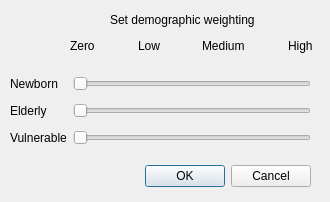
<?xml version="1.0" encoding="UTF-8"?>
<ui version="4.0">
 <class>Dialog</class>
 <widget class="QDialog" name="Dialog">
  <property name="geometry">
   <rect>
    <x>0</x>
    <y>0</y>
    <width>330</width>
    <height>202</height>
   </rect>
  </property>
  <property name="windowTitle">
   <string>Demographic weighting</string>
  </property>
  <widget class="QDialogButtonBox" name="buttonBox">
   <property name="geometry">
    <rect>
     <x>-30</x>
     <y>160</y>
     <width>341</width>
     <height>32</height>
    </rect>
   </property>
   <property name="orientation">
    <enum>Qt::Orientation::Horizontal</enum>
   </property>
   <property name="standardButtons">
    <set>QDialogButtonBox::StandardButton::Cancel|QDialogButtonBox::StandardButton::Ok</set>
   </property>
  </widget>
  <widget class="QWidget" name="gridLayoutWidget">
   <property name="geometry">
    <rect>
     <x>10</x>
     <y>70</y>
     <width>301</width>
     <height>81</height>
    </rect>
   </property>
   <layout class="QGridLayout" name="demographic_weighting_layout">
    <item row="0" column="0">
     <widget class="QLabel" name="newborn_label">
      <property name="text">
       <string>Newborn</string>
      </property>
     </widget>
    </item>
    <item row="1" column="1">
     <widget class="QSlider" name="elderly_slider">
      <property name="maximum">
       <number>3</number>
      </property>
      <property name="orientation">
       <enum>Qt::Orientation::Horizontal</enum>
      </property>
     </widget>
    </item>
    <item row="1" column="0">
     <widget class="QLabel" name="elderly_label">
      <property name="text">
       <string>Elderly</string>
      </property>
     </widget>
    </item>
    <item row="2" column="1">
     <widget class="QSlider" name="vulnerable_slider">
      <property name="maximum">
       <number>3</number>
      </property>
      <property name="orientation">
       <enum>Qt::Orientation::Horizontal</enum>
      </property>
     </widget>
    </item>
    <item row="2" column="0">
     <widget class="QLabel" name="vulnerable_label">
      <property name="text">
       <string>Vulnerable</string>
      </property>
     </widget>
    </item>
    <item row="0" column="1">
     <widget class="QSlider" name="newborn_slider">
      <property name="maximum">
       <number>3</number>
      </property>
      <property name="orientation">
       <enum>Qt::Orientation::Horizontal</enum>
      </property>
     </widget>
    </item>
   </layout>
  </widget>
  <widget class="QWidget" name="horizontalLayoutWidget">
   <property name="geometry">
    <rect>
     <x>70</x>
     <y>30</y>
     <width>243</width>
     <height>31</height>
    </rect>
   </property>
   <layout class="QHBoxLayout" name="label_layout">
    <item>
     <widget class="QLabel" name="zero_label">
      <property name="text">
       <string>Zero</string>
      </property>
     </widget>
    </item>
    <item>
     <spacer name="horizontalSpacer">
      <property name="orientation">
       <enum>Qt::Orientation::Horizontal</enum>
      </property>
      <property name="sizeHint" stdset="0">
       <size>
        <width>40</width>
        <height>20</height>
       </size>
      </property>
     </spacer>
    </item>
    <item>
     <widget class="QLabel" name="low_label">
      <property name="text">
       <string>Low</string>
      </property>
     </widget>
    </item>
    <item>
     <spacer name="horizontalSpacer_2">
      <property name="orientation">
       <enum>Qt::Orientation::Horizontal</enum>
      </property>
      <property name="sizeHint" stdset="0">
       <size>
        <width>40</width>
        <height>20</height>
       </size>
      </property>
     </spacer>
    </item>
    <item>
     <widget class="QLabel" name="medium_label">
      <property name="text">
       <string>Medium</string>
      </property>
     </widget>
    </item>
    <item>
     <spacer name="horizontalSpacer_3">
      <property name="orientation">
       <enum>Qt::Orientation::Horizontal</enum>
      </property>
      <property name="sizeHint" stdset="0">
       <size>
        <width>40</width>
        <height>20</height>
       </size>
      </property>
     </spacer>
    </item>
    <item>
     <widget class="QLabel" name="high_label">
      <property name="text">
       <string>High</string>
      </property>
     </widget>
    </item>
   </layout>
  </widget>
  <widget class="QLabel" name="title_label">
   <property name="geometry">
    <rect>
     <x>110</x>
     <y>10</y>
     <width>191</width>
     <height>20</height>
    </rect>
   </property>
   <property name="text">
    <string>Set demographic weighting</string>
   </property>
  </widget>
 </widget>
 <resources/>
 <connections>
  <connection>
   <sender>buttonBox</sender>
   <signal>accepted()</signal>
   <receiver>Dialog</receiver>
   <slot>accept()</slot>
   <hints>
    <hint type="sourcelabel">
     <x>248</x>
     <y>254</y>
    </hint>
    <hint type="destinationlabel">
     <x>157</x>
     <y>274</y>
    </hint>
   </hints>
  </connection>
  <connection>
   <sender>buttonBox</sender>
   <signal>rejected()</signal>
   <receiver>Dialog</receiver>
   <slot>reject()</slot>
   <hints>
    <hint type="sourcelabel">
     <x>316</x>
     <y>260</y>
    </hint>
    <hint type="destinationlabel">
     <x>286</x>
     <y>274</y>
    </hint>
   </hints>
  </connection>
 </connections>
</ui>
